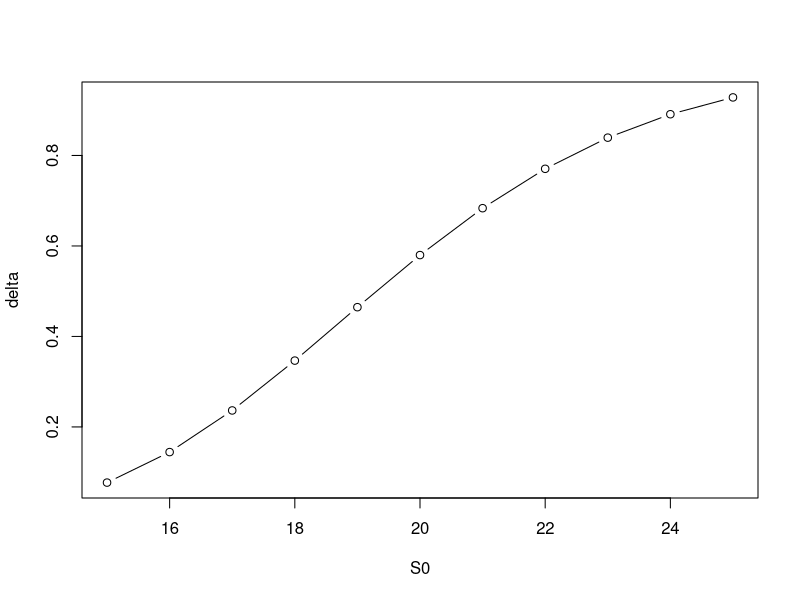
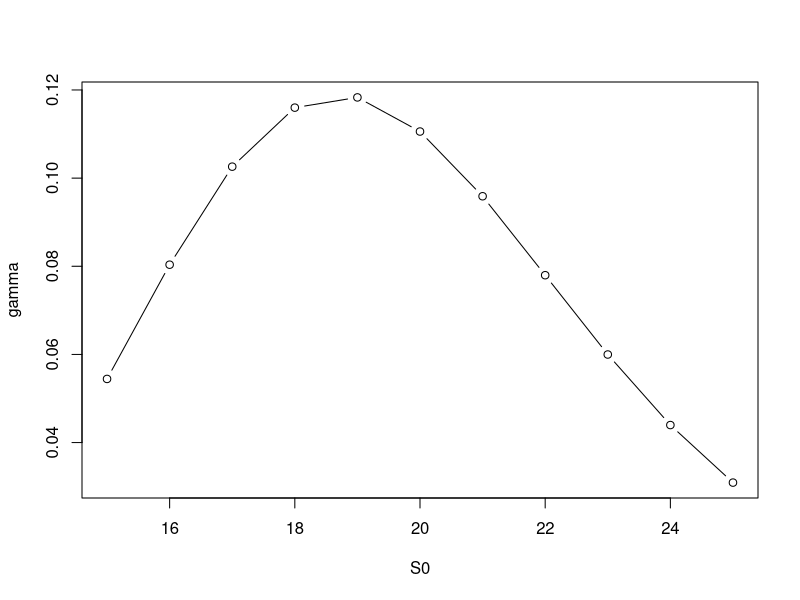
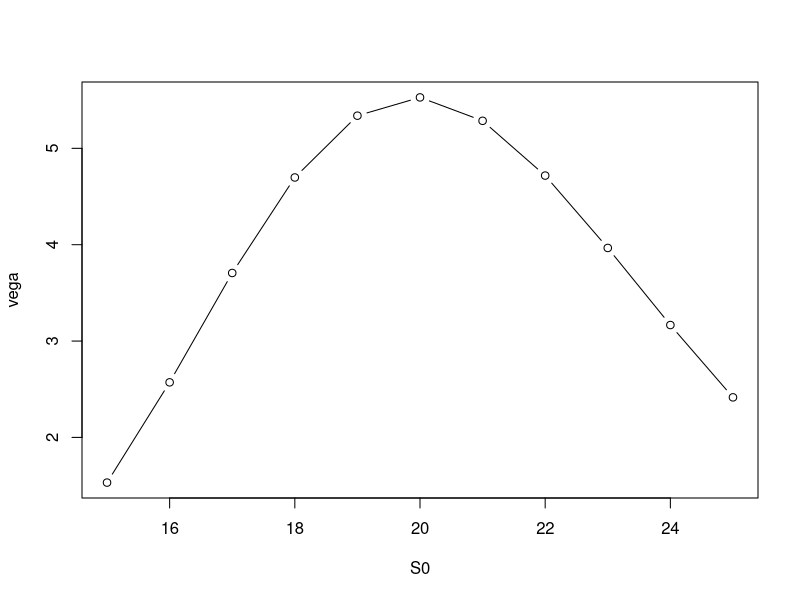
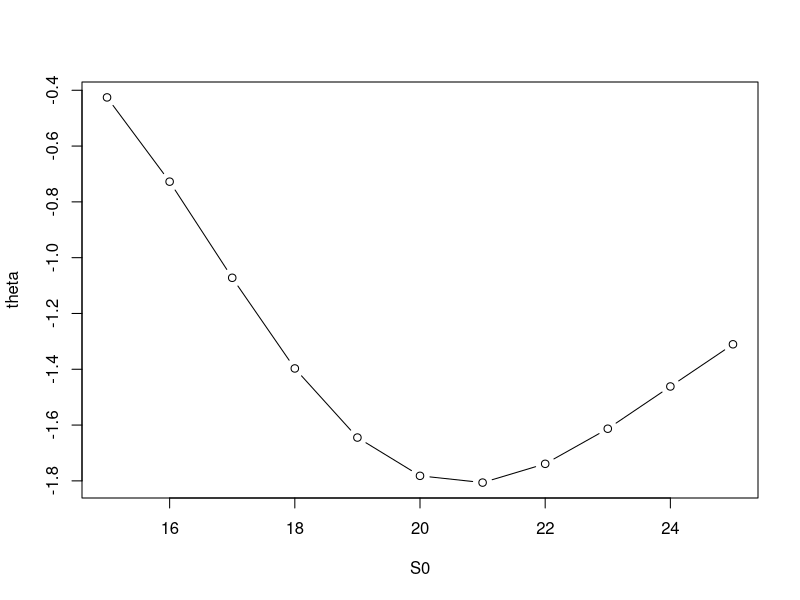
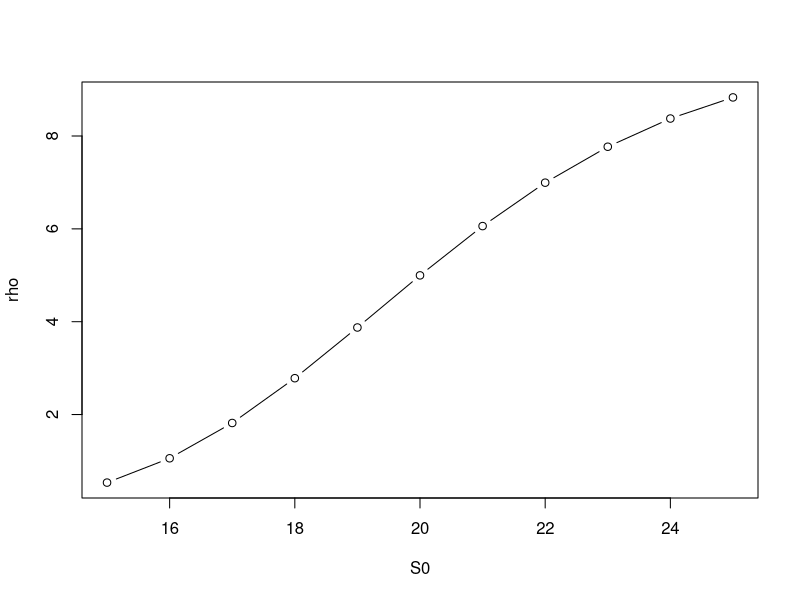

Write R code to recreate these figures, in order.
CumPNorm <- function(q){
  d1=0.0498673470
  d2=0.0211410061
  d3=0.0032776263
  d4=0.0000380036
  d5=0.0000488906
  d6=0.0000053830
  if ((q>0)|(q==0))  N=1-0.5*(1+d1*q+d2*q^2+d3*q^3+d4*q^4+d5*q^5+d6*q^6)^(-16)
  else N=1-CumPNorm(-q)
  N
}

BlsCalldelta <- function(S0, K, r, T, sigma) {
  d1 <- (log(S0/K)+(r+sigma^2/2)*T)/(sigma*sqrt(T))
  d2 <- d1 - sigma * sqrt(T)
  BlsCalldelta= pnorm(d1)        #*exp(-delta*T)
  BlsCalldelta
}

BlsCallgamma <- function(S0, K, r, T, sigma) {
  d1 <- (log(S0/K)+(r+sigma^2/2)*T)/(sigma*sqrt(T))
  d2 <- d1 - sigma * sqrt(T)
  BlsCallgamma <- dnorm(d1)/(S0*sigma*sqrt(T))      #*exp(-delta*T) in Soorat
  BlsCallgamma
}

BlsCallvega <- function(S0, K, r, T, sigma) {
  d1 <- (log(S0/K)+(r+sigma^2/2)*T)/(sigma*sqrt(T))
  d2 <- d1 - sigma * sqrt(T) 
  BlsCallvega = S0*dnorm(d1)*sqrt(T) #*exp(-delta*T) in Soorat
  BlsCallvega
}
  
BlsCalltheta <- function(S0, K, r, T, sigma) {
  d1 <- (log(S0/K)+(r+sigma^2/2)*T)/(sigma*sqrt(T))
  d2 <- d1 - sigma * sqrt(T)
  BlsCalltheta = (-r)*K*exp(-r*T)*pnorm(d2)- (K*exp(-r*T)*dnorm(d2)*sigma)/(2*sqrt(T)) 
  BlsCalltheta
}

BlsCallrho <- function(S0, K, r, T, sigma) {
  d1 <- (log(S0/K)+(r+sigma^2/2)*T)/(sigma*sqrt(T))
  d2 <- d1 - sigma * sqrt(T) 
  BlsCallrho = T*K*exp(-r*T)*pnorm(d2)
  BlsCallrho
}
  
S0=seq(from=15, to=25, by=1)  

delta = BlsCalldelta(S0 = S0 ,K = 20,r = 0.04,T =0.5 ,sigma = 0.25)
plot(S0,delta,type = "b")

gamma = BlsCallgamma(S0 = S0 ,K = 20,r = 0.04,T =0.5 ,sigma = 0.25)
plot(S0,gamma,type = "b")

vega = BlsCallvega(S0 = S0 ,K = 20,r = 0.04,T =0.5 ,sigma = 0.25)
plot(S0,vega,type = "b")

theta = BlsCalltheta(S0 = S0 ,K = 20,r = 0.04,T =0.5 ,sigma = 0.25)
plot(S0,theta,type = "b")

rho = BlsCallrho(S0 = S0 ,K = 20,r = 0.04,T =0.5 ,sigma = 0.25)
plot(S0,rho,type = "b")
